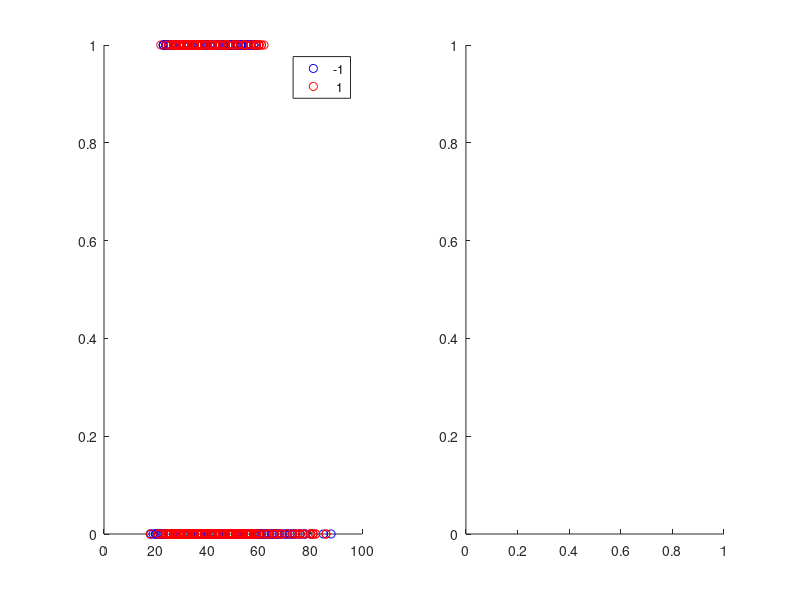

The MATLAB source for this figure: (Note: this script raises an error after producing the figure.)
%%% Linear Discriminant Analysis. Supervised dimension reduction. Maximizes
%%% the covariance between in and output data by fitting two Gaussian's and
%%% projecting them. 
clear
close all
clc
load bankadd% Double_Gaussian_Data
X = Xval; Y=Yval;
figure
subplot(1,2,1)
gscatter(X(:,1),X(:,2),Y,'br')
%% Normalize X
[n,m] = size(X);
X = (X - ones(n,1)*mean(X))./sqrt(var(X));
%% Initialize
Mu1 = ones(size(X,2),1); 
Mu0 = ones(size(X,2),1); 
S_w = zeros(size(X,2));
n1 = sum(Y);n0 = length(Y) - sum(Y);
%% LDA
for n=1:length(Y)
    if Y(n) == 1
        Mu1 = Mu1 + X(n,:)'/n1;
    else
        Mu0 = Mu0 + X(n,:)'/n0;
    end
end
for n = 1:length(Y)
    if Y(n) == 1
        S_w = S_w + (X(n,:)' - Mu1)*(X(n,:)'-Mu1)';
    else
        S_w = S_w + (X(n,:)' - Mu0)*(X(n,:)'-Mu0)';
    end
end
Mu = mean(X);
S_b = n1*(Mu1-Mu)*(Mu1-Mu)' + n0*(Mu0-Mu)*(Mu0-Mu)';
[e,v] = eig(S_w\S_b); v = diag(v);
%%%%%%%%%%%%%%%%%%%%%%%%%%%%%%%%%%%
D = 2;  
%%%%%%%%%%%%%%%%%%%%%%%%%%%%%%%%%%%
G = e(:,1:D);
X_r = X*G;
%%
subplot(1,2,2)
gscatter(X_r,ones(n,1),Y, 'br')